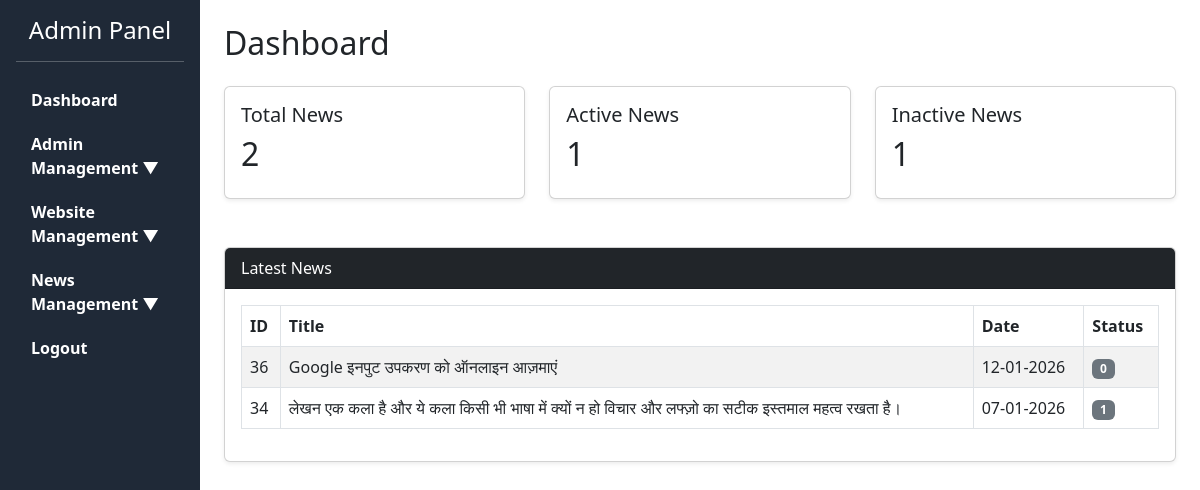
The page /admin_menu.php (signed in) on the database its author committed.
### tables this page shows
CREATE TABLE `admin_menu` (
  `id` int(11) NOT NULL,
  `parent_id` int(11) DEFAULT 0,
  `menu_name` varchar(100) DEFAULT NULL,
  `menu_link` varchar(200) DEFAULT NULL,
  `icon` varchar(50) DEFAULT NULL,
  `status` tinyint(4) DEFAULT 1,
  `menu_order` int(11) DEFAULT NULL
);

CREATE TABLE `news` (
  `id` int(10) NOT NULL,
  `heading` varchar(255) NOT NULL,
  `news_date` timestamp NOT NULL DEFAULT current_timestamp() ON UPDATE current_timestamp(),
  `content` text NOT NULL,
  `img` varchar(255) NOT NULL,
  `video` varchar(255) NOT NULL,
  `status` int(2) NOT NULL DEFAULT 1
);

### admin_menu.php (the view, shortened to what this page needs)
<?php
$dbcon = new DBConn('web');
$conn = $dbcon->conn;
$totalNews   = $conn->query("SELECT COUNT(*) AS total FROM news")->fetch_assoc()['total'];
$activeNews  = $conn->query("SELECT COUNT(*) AS total FROM news WHERE status='active'")->fetch_assoc()['total'];
$inactiveNews= $conn->query("SELECT COUNT(*) AS total FROM news WHERE status='inactive'")->fetch_assoc()['total'];
$newsResult = $conn->query("SELECT * FROM news ORDER BY id DESC LIMIT 5");
?>
<!DOCTYPE html>
<html>
<head>
<link href="https://cdn.jsdelivr.net/npm/bootstrap@5.3.0/dist/css/bootstrap.min.css" rel="stylesheet">
</head>
<body>
<div class="container-fluid">
<div class="row">
<div class="col-md-2 sidebar p-3">
<h4 class="text-center">Admin Panel</h4>
<hr>
<?php
$parents = mysqli_query($conn,"SELECT * FROM admin_menu WHERE parent_id=0 AND status=1 ORDER BY menu_order");
while($p = mysqli_fetch_assoc($parents)){
    $sub = mysqli_query($conn,"SELECT * FROM admin_menu WHERE parent_id='".$p['id']."' AND status=1 ORDER BY menu_order");
    $hasSub = mysqli_num_rows($sub);
?>
<?php if($hasSub>0){ ?>
<a href="javascript:void(0)" onclick="toggleMenu(<?php echo $p['id']; ?>)" class="menu-parent">
<?php echo $p['menu_name']; ?> ▼
</a>
<?php } else { ?>
<a href="<?php echo $p['menu_link']; ?>" class="menu-parent">
<?php echo $p['menu_name']; ?>
</a>
<?php } ?>
<?php } ?>
</div>
<div class="col-md-10 p-4">
<h2>Dashboard</h2>
<div class="row mt-4">
    <div class="col-md-4">
        <div class="card shadow-sm p-3">
            <h5>Total News</h5>
            <h2><?= $totalNews ?></h2>
        </div>
    </div>
    <div class="col-md-4">
        <div class="card shadow-sm p-3">
            <h5>Active News</h5>
            <h2><?= $activeNews ?></h2>
        </div>
    </div>
    <div class="col-md-4">
        <div class="card shadow-sm p-3">
            <h5>Inactive News</h5>
            <h2><?= $inactiveNews ?></h2>
        </div>
    </div>
</div>
<div class="card shadow-sm mt-5">
    <div class="card-header bg-dark text-white">Latest News</div>
    <div class="card-body">
        <table class="table table-bordered table-striped">
            <thead>
                <tr>
                    <th>ID</th>
                    <th>Title</th>
                    <th>Date</th>
                    <th>Status</th>
                </tr>
            </thead>
            <tbody>
            <?php while($row = $newsResult->fetch_assoc()) { ?>
                <tr>
                    <td><?= $row['id'] ?></td>
                    <td><?= $row['heading'] ?></td>
                    <td><?= date('d-m-Y', strtotime($row['news_date'])) ?></td>
                    <td>
                        <span class="badge bg-<?= $row['status']=='active'?'success':'secondary' ?>">
                            <?= $row['status'] ?>
                        </span>
                    </td>
                </tr>
            <?php } ?>
            </tbody>
        </table>
    </div>
</div>
</div>
</div>
</div>
</body>
</html>

### admin_menu.php (style rules this page uses)
.sidebar { background:#1f2937; min-height:100vh; color:white; }
.sidebar a { display:block; color:white; padding:10px 15px; text-decoration:none; }
.menu-parent { font-weight:bold; }

### rows shown on the page
admin_menu: menu_name "Dashboard"
admin_menu: menu_name "Admin Management"
admin_menu: menu_name "Website Management"
admin_menu: menu_name "News Management"
admin_menu: menu_name "Logout"
news: id "36", heading "Google इनपुट उपकरण को ऑनलाइन आज़माएं", news_date "12-01-2026", status "0"
news: id "34", heading "लेखन एक कला है और ये कला किसी भी भाषा में क्यों न हो विचार और लफ्ज़ो का सटीक इस्तमाल महत्व रखता है।", news_date "07-01-2026", status "1"

### other values the page prints
$totalNews "2"
$activeNews "1"
$inactiveNews "1"
